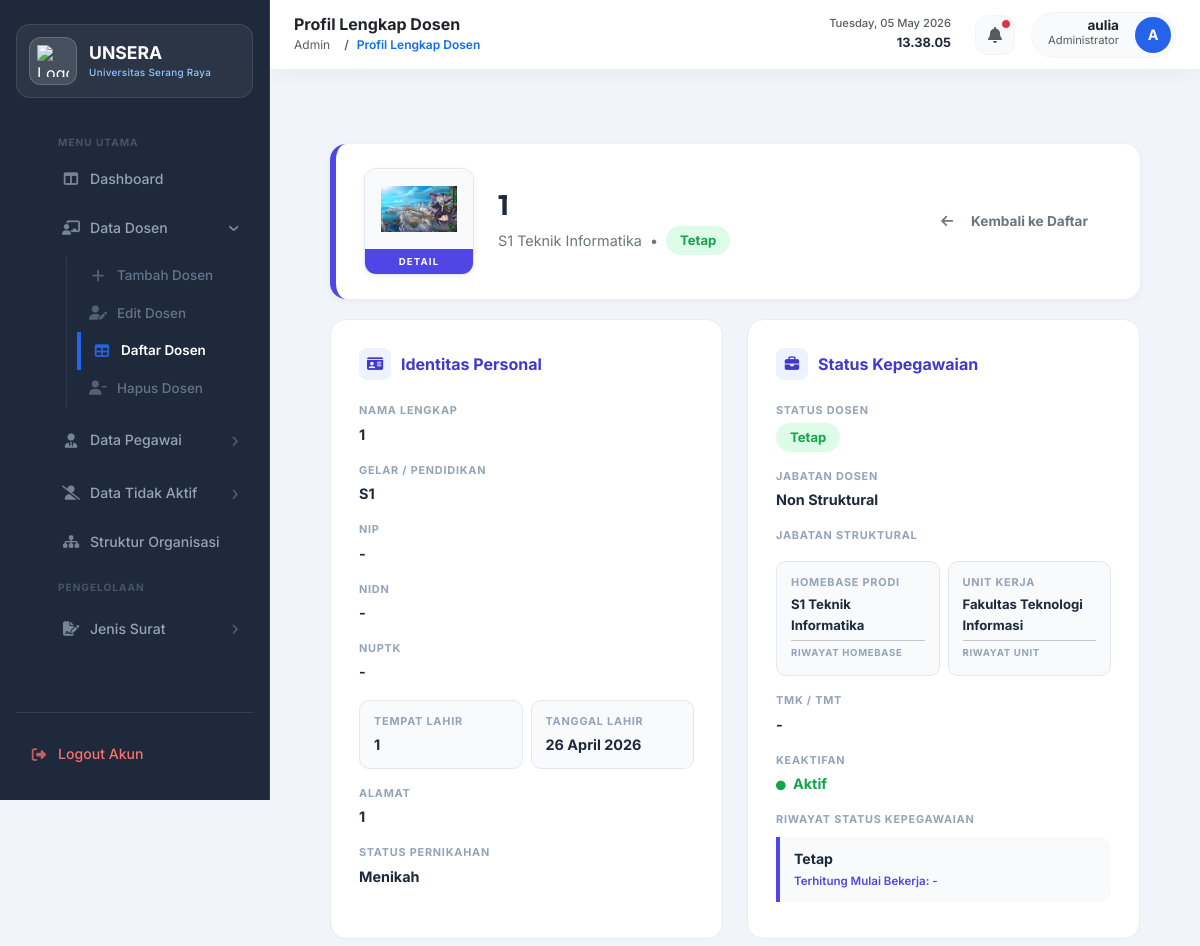
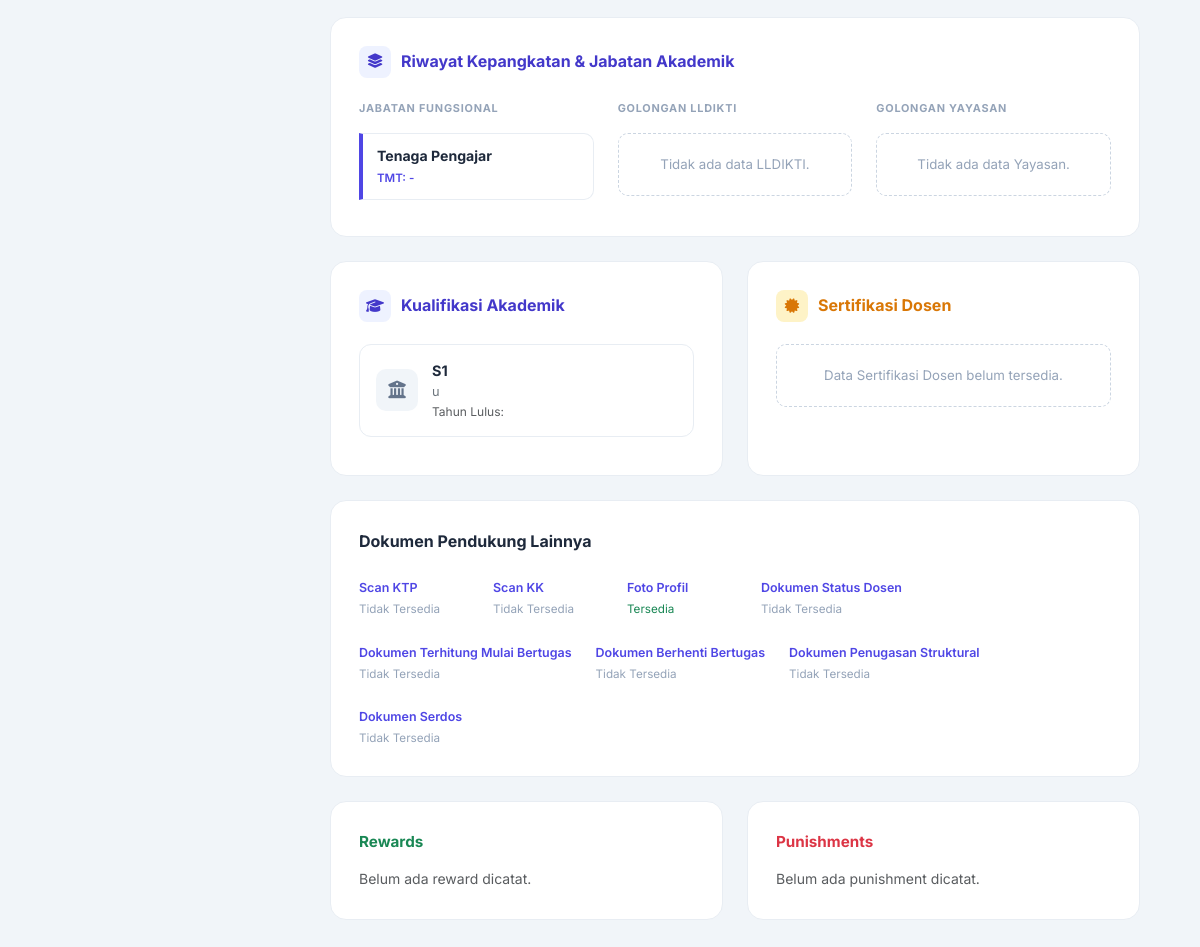
Screenshot of /detail_dosen.php?id=13 (signed in) with the database file from the repository (2 pictures, top to bottom).
### tables this page shows
CREATE TABLE `dosen` (
  `id` int NOT NULL AUTO_INCREMENT,
  `nama_lengkap` varchar(128) DEFAULT NULL,
  `alamat` varchar(255) DEFAULT NULL,
  `ttl_tempat` varchar(64) DEFAULT NULL,
  `ttl_tanggal` date DEFAULT NULL,
  `status_dosen` varchar(64) DEFAULT NULL,
  `jenis_dosen` varchar(64) DEFAULT NULL,
  `jabatan_dosen` varchar(255) DEFAULT NULL,
  `jabatan_struktural` varchar(64) DEFAULT NULL,
  `tmk` date DEFAULT NULL,
  `tmtk` date DEFAULT NULL,
  `ket_tidak_kerja` varchar(64) DEFAULT NULL,
  `dok_tidak_kerja` longblob,
  `dok_tidak_kerja_name` varchar(255) DEFAULT NULL,
  `dok_tidak_kerja_type` varchar(100) DEFAULT NULL,
  `jabfung_akademik` varchar(64) DEFAULT NULL,
  `tmt_jabfung` date DEFAULT NULL,
  `dok_jabfung` longblob,
  `dok_jabfung_name` varchar(255) DEFAULT NULL,
  `dok_jabfung_type` varchar(100) DEFAULT NULL,
  `gol_lldikti` varchar(64) DEFAULT NULL,
  `tmt_gol_lldikti` date DEFAULT NULL,
  `dok_gol_lldikti` longblob,
  `dok_gol_lldikti_name` varchar(255) DEFAULT NULL,
  `dok_gol_lldikti_type` varchar(100) DEFAULT NULL,
  `gol_yayasan` varchar(64) DEFAULT NULL,
  `tmt_gol_yayasan` date DEFAULT NULL,
  `dok_gol_yayasan` longblob,
  `dok_gol_yayasan_name` varchar(255) DEFAULT NULL,
  `dok_gol_yayasan_type` varchar(100) DEFAULT NULL,
  `reward` varchar(128) DEFAULT NULL,
  `tgl_reward` date DEFAULT NULL,
  `dok_reward` varchar(255) DEFAULT NULL,
  `punishment` varchar(128) DEFAULT NULL,
  `dok_punishment` varchar(255) DEFAULT NULL,
  `homebase_prodi` varchar(64) DEFAULT NULL,
  `unit_kerja` varchar(64) DEFAULT NULL,
  `no_serdos` int DEFAULT NULL,
  `dok_serdos` longblob,
  `dok_serdos_name` varchar(255) DEFAULT NULL,
  `dok_serdos_type` varchar(100) DEFAULT NULL,
  `riwayat_pendidikan` varchar(8) DEFAULT NULL,
  `status_pribadi` char(100) DEFAULT NULL,
  `dok_ktp` longblob,
  `dok_ktp_name` varchar(255) DEFAULT NULL,
  `dok_ktp_type` varchar(100) DEFAULT NULL,
  `dok_kk` longblob,
  `dok_kk_name` varchar(255) DEFAULT NULL,
  `dok_kk_type` varchar(100) DEFAULT NULL,
  `foto_profil` varchar(255) DEFAULT NULL,
  `status_keaktifan` varchar(32) DEFAULT 'Aktif',
  `keterangan_keaktifan` text,
  `tgl_mulai_tidak_bekerja` date DEFAULT NULL,
  `nip` varchar(50) DEFAULT NULL,
  `nidn` varchar(50) DEFAULT NULL,
  `nuptk` varchar(50) DEFAULT NULL,
  `tmt_serdos` date DEFAULT NULL,
  `created_at` timestamp NULL DEFAULT CURRENT_TIMESTAMP,
  PRIMARY KEY (`id`)
);

CREATE TABLE `status_dosen_riwayat` (
  `id` int NOT NULL AUTO_INCREMENT,
  `dosen_id` int DEFAULT NULL,
  `status_dosen` varchar(100) DEFAULT NULL,
  `tmt` date DEFAULT NULL,
  `dokumen` varchar(255) DEFAULT NULL,
  `tgl_berhenti` date DEFAULT NULL,
  `alasan` varchar(100) DEFAULT NULL,
  `alasan_lainnya` varchar(255) DEFAULT NULL,
  PRIMARY KEY (`id`)
);

CREATE TABLE `jabfung_dosen` (
  `id` int NOT NULL AUTO_INCREMENT,
  `dosen_id` int DEFAULT NULL,
  `jabatan` varchar(100) DEFAULT NULL,
  `tmt` date DEFAULT NULL,
  `dokumen` varchar(255) DEFAULT NULL,
  PRIMARY KEY (`id`)
);

CREATE TABLE `pendidikan_dosen` (
  `id` int NOT NULL AUTO_INCREMENT,
  `dosen_id` int NOT NULL,
  `jenjang` varchar(20) DEFAULT NULL,
  `institusi` varchar(255) DEFAULT NULL,
  `tahun_lulus` varchar(10) DEFAULT NULL,
  `dokumen` varchar(255) DEFAULT NULL,
  PRIMARY KEY (`id`)
);

### htdocs/detail_dosen.php (the view, shortened to what the rows shown need)
<?php
require 'db.php';
$id = $_GET['id'] ?? 0;
$stmt = $conn->prepare("SELECT * FROM dosen WHERE id = ?");
$stmt->bind_param("i", $id);
$stmt->execute();
$d = $stmt->get_result()->fetch_assoc();
$jabfungs            = ($q = $conn->query("SELECT * FROM jabfung_dosen WHERE dosen_id = $id ORDER BY tmt DESC")) ? $q->fetch_all(MYSQLI_ASSOC) : [];
$lldiktis            = ($q = $conn->query("SELECT * FROM lldikti_dosen WHERE dosen_id = $id ORDER BY tmt DESC")) ? $q->fetch_all(MYSQLI_ASSOC) : [];
$yayasans            = ($q = $conn->query("SELECT * FROM yayasan_dosen WHERE dosen_id = $id ORDER BY tmt DESC")) ? $q->fetch_all(MYSQLI_ASSOC) : [];
$pendidikans         = ($q = $conn->query("SELECT * FROM pendidikan_dosen WHERE dosen_id = $id ORDER BY tahun_lulus DESC")) ? $q->fetch_all(MYSQLI_ASSOC) : [];
$status_riwayats     = ($q = $conn->query("SELECT * FROM status_dosen_riwayat WHERE dosen_id = $id ORDER BY tmt DESC")) ? $q->fetch_all(MYSQLI_ASSOC) : [];
?>
<!DOCTYPE html>
<html lang="id">
<head>
    <link href="https://cdn.jsdelivr.net/npm/bootstrap@5.3.0/dist/css/bootstrap.min.css" rel="stylesheet">
    <link rel="stylesheet" href="https://cdnjs.cloudflare.com/ajax/libs/font-awesome/6.4.0/css/all.min.css">
    <link rel="stylesheet" href="style.css?v=<?= time() ?>">
</head>
<body>
<?php include 'components/sidebar.php'; ?>
<div class="main-content">
    <div class="container-fluid px-4 py-4">
        <div class="profile-header-card">
            <div class="d-flex align-items-center gap-4">
                <div class="avatar-box">
                    <div class="avatar-content">
                        <?php if(!empty($d['foto_profil']) && file_exists($d['foto_profil'])): ?>
                            <img src="<?= htmlspecialchars($d['foto_profil']) ?>" style="width:100%;height:100%;object-fit:cover;">
                        <?php else: ?>
                            <?= strtoupper(substr($d['nama_lengkap'], 0, 1)) ?>
                        <?php endif; ?>
                    </div>
                </div>
                <div class="flex-grow-1">
                    <h3 class="fw-bold mb-1" style="font-family:'Outfit',sans-serif;"><?= htmlspecialchars($d['nama_lengkap']) ?></h3>
                    <div class="d-flex align-items-center gap-2 text-secondary" style="font-size:0.9rem;">
                        <span><?= htmlspecialchars($d['homebase_prodi'] ?? '-') ?></span>
                        <span>•</span>
                        <?php $aktifH = ($d['status_keaktifan'] ?? 'Aktif') === 'Aktif'; ?>
                        <span class="<?= $aktifH ? 'pill-green' : 'pill-red' ?>"><?= htmlspecialchars($d['status_dosen'] ?? 'Tetap') ?></span>
                    </div>
                </div>
            </div>
        </div>
        <div class="row g-4 mb-4">
            <div class="col-md-6">
                <div class="info-card">
                    <div class="field-row"><div class="fl">NAMA LENGKAP</div><div class="fv"><?= htmlspecialchars($d['nama_lengkap']) ?></div></div>
                    <div class="field-row"><div class="fl">GELAR / PENDIDIKAN</div><div class="fv"><?= htmlspecialchars($d['riwayat_pendidikan'] ?? '-') ?></div></div>
                    <div class="field-row"><div class="fl">NIP</div><div class="fv"><?= htmlspecialchars($d['nip'] ?? '-') ?></div></div>
                    <div class="field-row"><div class="fl">NIDN</div><div class="fv"><?= htmlspecialchars($d['nidn'] ?? '-') ?></div></div>
                    <div class="field-row"><div class="fl">NUPTK</div><div class="fv"><?= htmlspecialchars($d['nuptk'] ?? '-') ?></div></div>
                    <div class="row g-2 mb-3">
                        <div class="col-6"><div class="mini-card"><div class="fl">TEMPAT LAHIR</div><div class="fv"><?= htmlspecialchars($d['ttl_tempat'] ?? '-') ?></div></div></div>
                        <div class="col-6"><div class="mini-card"><div class="fl">TANGGAL LAHIR</div><div class="fv"><?= !empty($d['ttl_tanggal']) ? date('d F Y', strtotime($d['ttl_tanggal'])) : '-' ?></div></div></div>
                    </div>
                    <div class="field-row"><div class="fl">ALAMAT</div><div class="fv"><?= htmlspecialchars($d['alamat'] ?? '-') ?></div></div>
                    <div class="field-row mb-0"><div class="fl">STATUS PERNIKAHAN</div><div class="fv"><?= htmlspecialchars($d['status_pribadi'] ?? '-') ?></div></div>
                </div>
            </div>
            <div class="col-md-6">
                <div class="info-card">
                    <div class="field-row"><div class="fl">STATUS DOSEN</div><div class="fv"><span class="pill-green"><?= htmlspecialchars($d['status_dosen'] ?? '-') ?></span></div></div>
                    <div class="field-row"><div class="fl">JABATAN DOSEN</div><div class="fv"><?= htmlspecialchars($d['jenis_dosen'] ?? '-') ?></div></div>
                    <div class="row g-2 mb-3">
                        <div class="col-6">
                            <div class="mini-card">
                                <div class="fl">HOMEBASE PRODI</div>
                                <div class="fv" style="font-size:0.82rem;"><?= htmlspecialchars($d['homebase_prodi'] ?? '-') ?></div>
                                <hr class="my-1 opacity-25">
                                <div class="fl" style="font-size:0.6rem;">RIWAYAT HOMEBASE</div>
                            </div>
                        </div>
                        <div class="col-6">
                            <div class="mini-card">
                                <div class="fl">UNIT KERJA</div>
                                <div class="fv" style="font-size:0.82rem;"><?= htmlspecialchars($d['unit_kerja'] ?? '-') ?></div>
                                <hr class="my-1 opacity-25">
                                <div class="fl" style="font-size:0.6rem;">RIWAYAT UNIT</div>
                            </div>
                        </div>
                    </div>
                    <div class="field-row">
                        <div class="fv">
                            <?php $aktif = ($d['status_keaktifan'] ?? 'Aktif') === 'Aktif'; ?>
                            <i class="fas fa-circle me-1" style="color:<?= $aktif ? '#16a34a' : '#dc2626' ?>;font-size:0.6rem;"></i>
                            <span style="color:<?= $aktif ? '#16a34a' : '#dc2626' ?>"><?= htmlspecialchars($d['status_keaktifan'] ?? 'Aktif') ?></span>
                        </div>
                    </div>
                    <?php if(!empty($status_riwayats)): foreach($status_riwayats as $sr): ?>
                    <div class="riwayat-item">
                        <div>
                            <div class="ri-name"><?= htmlspecialchars($sr['status_dosen']) ?></div>
                            <div class="ri-sub">Terhitung Mulai Bekerja: <?= !empty($sr['tmt']) ? date('d/m/Y', strtotime($sr['tmt'])) : '-' ?></div>
                        </div>
                    </div>
                    <?php endforeach; else: ?>
                    <div class="empty-dash">Belum ada riwayat status.</div>
                    <?php endif; ?>
                </div>
            </div>
        </div>
        <div class="info-card mb-4" style="height:auto;">
            <div class="row g-4">
                <div class="col-md-4">
                    <?php if(!empty($jabfungs)): foreach($jabfungs as $jf): ?>
                    <div class="jf-item">
                        <div class="d-flex justify-content-between align-items-start">
                            <div>
                                <div class="jf-name"><?= htmlspecialchars($jf['jabatan']) ?></div>
                                <div class="jf-tmt">TMT: <?= !empty($jf['tmt']) ? date('d/m/Y', strtotime($jf['tmt'])) : '-' ?></div>
                            </div>
                        </div>
                    </div>
                    <?php endforeach; else: ?>
                    <div class="empty-dash">Tidak ada data jabatan fungsional.</div>
                    <?php endif; ?>
                </div>
            </div>
        </div>
        <div class="row g-4 mb-4">
            <div class="col-md-6">
                <div class="info-card">
                    <?php if(!empty($pendidikans)): foreach($pendidikans as $pend): ?>
                    <div class="edu-item">
                        <div class="edu-icon"><i class="fas fa-university"></i></div>
                        <div class="flex-grow-1">
                            <div class="fw-bold" style="font-size:0.9rem;"><?= htmlspecialchars($pend['jenjang']) ?></div>
                            <div class="text-secondary" style="font-size:0.8rem;"><?= htmlspecialchars($pend['institusi']) ?></div>
                            <div class="text-muted" style="font-size:0.75rem;">Tahun Lulus: <?= htmlspecialchars($pend['tahun_lulus']) ?></div>
                        </div>
                    </div>
                    <?php endforeach; else: ?>
                    <div class="empty-dash">Belum ada data pendidikan.</div>
                    <?php endif; ?>
                </div>
            </div>
        </div>
    </div>
</div>
</body>
</html>

### rows the page displays
dosen: foto_profil (picture), nama_lengkap "1", homebase_prodi "S1 Teknik Informatika", status_dosen "Tetap", riwayat_pendidikan "S1", nip "-", nidn "-", nuptk "-", ttl_tempat "1", ttl_tanggal "26 April 2026", alamat "1", status_pribadi "Menikah", jenis_dosen "Non Struktural", unit_kerja "Fakultas Teknologi Informasi", status_keaktifan "Aktif"
status_dosen_riwayat: status_dosen "Tetap"
jabfung_dosen: jabatan "Tenaga Pengajar"
pendidikan_dosen: jenjang "S1", institusi "u"

### other values shown
$page_title_text "Profil Lengkap Dosen"
$admin_nama "aulia"
$admin_initial "A"
$dok['label'] "Scan KTP"
$dok['label'] "Scan KK"
$dok['label'] "Foto Profil"
$dok['label'] "Dokumen Status Dosen"
$dok['label'] "Dokumen Terhitung Mulai Bertugas"
$dok['label'] "Dokumen Berhenti Bertugas"
$dok['label'] "Dokumen Penugasan Struktural"
$dok['label'] "Dokumen Serdos"
